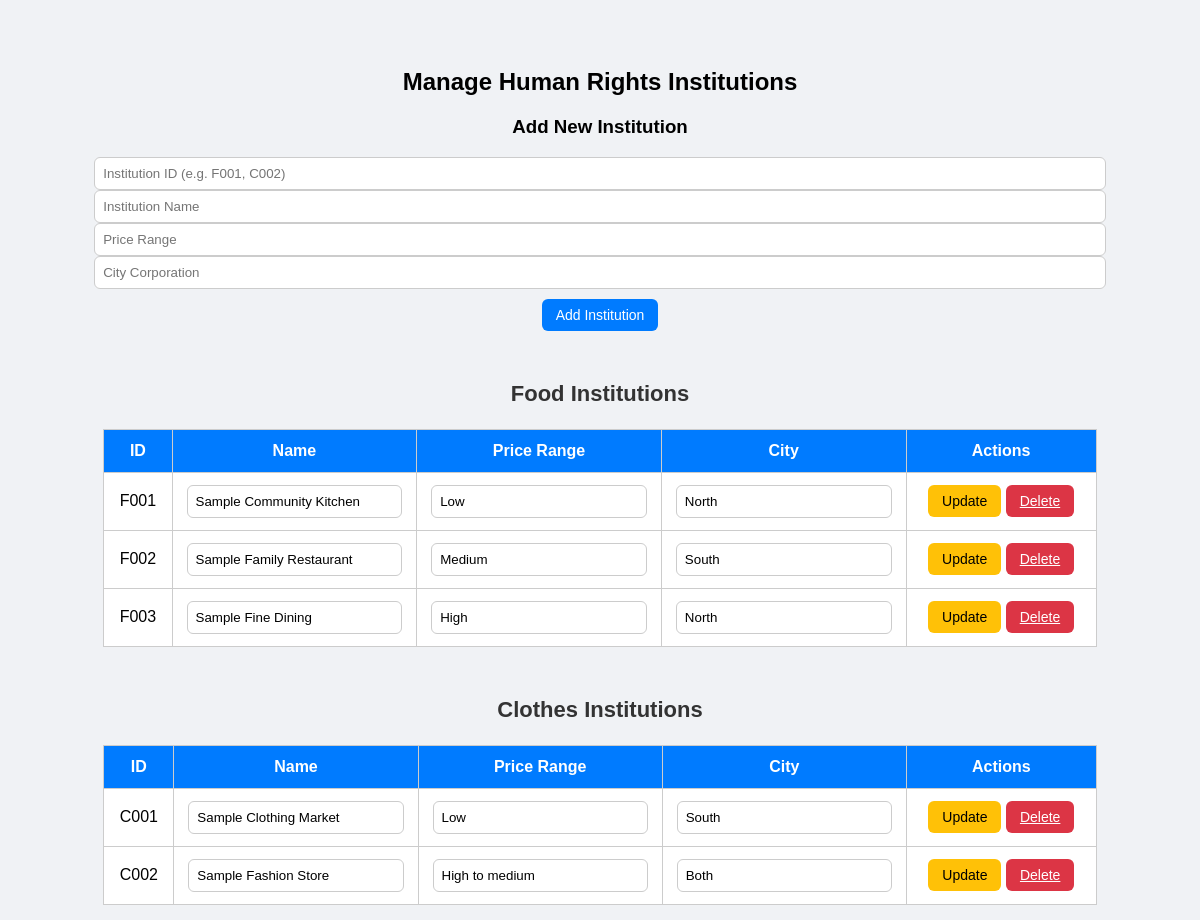
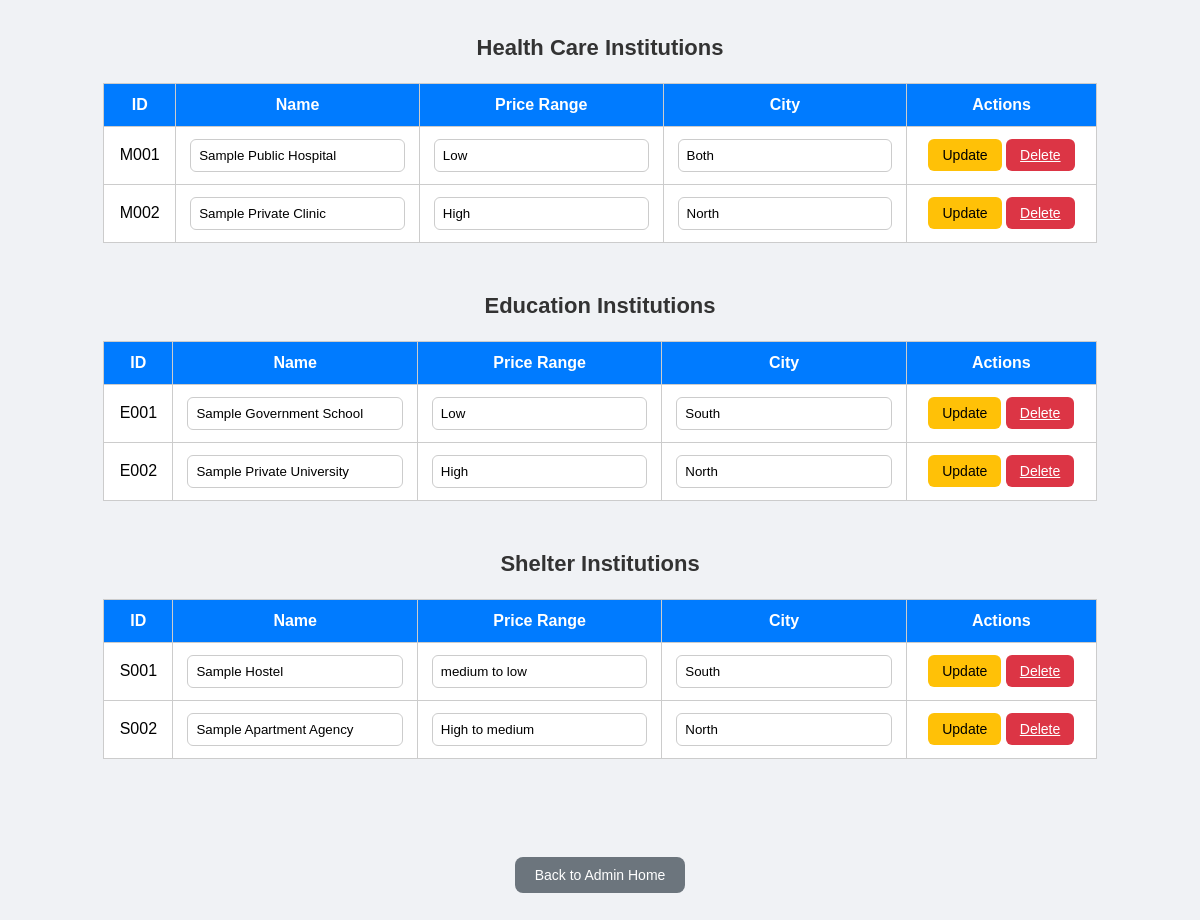
Screenshot of /manage_institution.php (signed in) with the database file from the repository (2 pictures, top to bottom).
### tables this page shows
CREATE TABLE human_rights_institution (
  Id               VARCHAR(10)  PRIMARY KEY,
  Institution_Name VARCHAR(150) NOT NULL,
  Price_Range      VARCHAR(30)  NOT NULL,
  City_corporation VARCHAR(10)  NOT NULL   
);

### manage_institution.php (the view, shortened to what this page needs)
<?php
include 'db_connect.php';
$data = ['F' => [], 'C' => [], 'M' => [], 'E' => [], 'S' => []];
$result = $conn->query("SELECT * FROM human_rights_institution");
while ($row = $result->fetch_assoc()) {
    $prefix = strtoupper(substr($row['Id'], 0, 1));
    if (isset($data[$prefix])) {
        $data[$prefix][] = $row;
    }
}
?>
<!DOCTYPE html>
<html>
<head>
</head>
<body>
<h2>Manage Human Rights Institutions</h2>
<form method="POST">
    <h3>Add New Institution</h3>
    <input type="text" name="id" placeholder="Institution ID (e.g. F001, C002)" required>
    <input type="text" name="name" placeholder="Institution Name" required>
    <input type="text" name="range" placeholder="Price Range" required>
    <input type="text" name="city" placeholder="City Corporation" required><br>
    <button type="submit" name="add" class="btn add-btn">Add Institution</button>
</form>
<?php
$type_names = ['F' => 'Food', 'C' => 'Clothes', 'M' => 'Health Care', 'E' => 'Education', 'S' => 'Shelter'];
foreach ($data as $key => $institutions):
?>
    <h3 class="section-title"><?= $type_names[$key] ?> Institutions</h3>
    <?php if (count($institutions) > 0): ?>
        <table>
            <tr><th>ID</th><th>Name</th><th>Price Range</th><th>City</th><th>Actions</th></tr>
            <?php foreach ($institutions as $inst): ?>
                <form method="POST">
                    <tr>
                        <td>
                            <?= $inst['Id'] ?>
                        </td>
                        <td><input type="text" name="name" value="<?= $inst['Institution_Name'] ?>"></td>
                        <td><input type="text" name="range" value="<?= $inst['Price_Range'] ?>"></td>
                        <td><input type="text" name="city" value="<?= $inst['City_corporation'] ?>"></td>
                        <td>
                            <button name="update" class="btn edit-btn">Update</button>
                            <a href="?delete=<?= $inst['Id'] ?>" class="btn delete-btn"
                               onclick="return confirm('Delete this institution?')">Delete</a>
                        </td>
                    </tr>
                </form>
            <?php endforeach; ?>
        </table>
    <?php else: ?>
        <p>No institutions in this category.</p>
    <?php endif; ?>
<?php endforeach; ?>
<br>
<a href="admin_home.php"><button class="back-btn">Back to Admin Home</button></a>
</body>
</html>

### manage_institution.php (style rules this page uses)
body { font-family: Arial; background:rgb(240, 242, 245); padding: 40px; text-align: center; }
table { width: 90%; margin: auto; border-collapse: collapse; background: white; margin-bottom: 40px; }
th, td { padding: 12px; border: 1px solid #ccc; font-size: 16px; }
th { background-color:rgb(0, 123, 255); color: white; }
input[type=text] { padding: 8px; width: 90%; border-radius: 6px; border: 1px solid #ccc; }
.btn, button { padding: 8px 14px; border: none; border-radius: 6px; font-size: 14px; cursor: pointer; }
.add-btn { background:rgb(0, 123, 255); color: white; margin-top: 10px; }
.edit-btn { background:rgb(255, 193, 7); color: black; }
.delete-btn { background:rgb(220, 53, 69); color: white; }
.section-title { font-size: 22px; margin-top: 50px; color: #333; }
.back-btn { background:rgb(108, 117, 125); color: white; padding: 10px 20px; margin-top: 40px; border-radius: 8px; }

### rows the page displays
human_rights_institution: Id "F001", name "Sample Community Kitchen", range "Low", city "North"
human_rights_institution: Id "F002", name "Sample Family Restaurant", range "Medium", city "South"
human_rights_institution: Id "F003", name "Sample Fine Dining", range "High", city "North"
human_rights_institution: Id "C001", name "Sample Clothing Market", range "Low", city "South"
human_rights_institution: Id "C002", name "Sample Fashion Store", range "High to medium", city "Both"
human_rights_institution: Id "M001", name "Sample Public Hospital", range "Low", city "Both"
human_rights_institution: Id "M002", name "Sample Private Clinic", range "High", city "North"
human_rights_institution: Id "E001", name "Sample Government School", range "Low", city "South"
human_rights_institution: Id "E002", name "Sample Private University", range "High", city "North"
human_rights_institution: Id "S001", name "Sample Hostel", range "medium to low", city "South"
human_rights_institution: Id "S002", name "Sample Apartment Agency", range "High to medium", city "North"

### other values shown
$type_names[$key] "Food"
$type_names[$key] "Clothes"
$type_names[$key] "Health Care"
$type_names[$key] "Education"
$type_names[$key] "Shelter"
